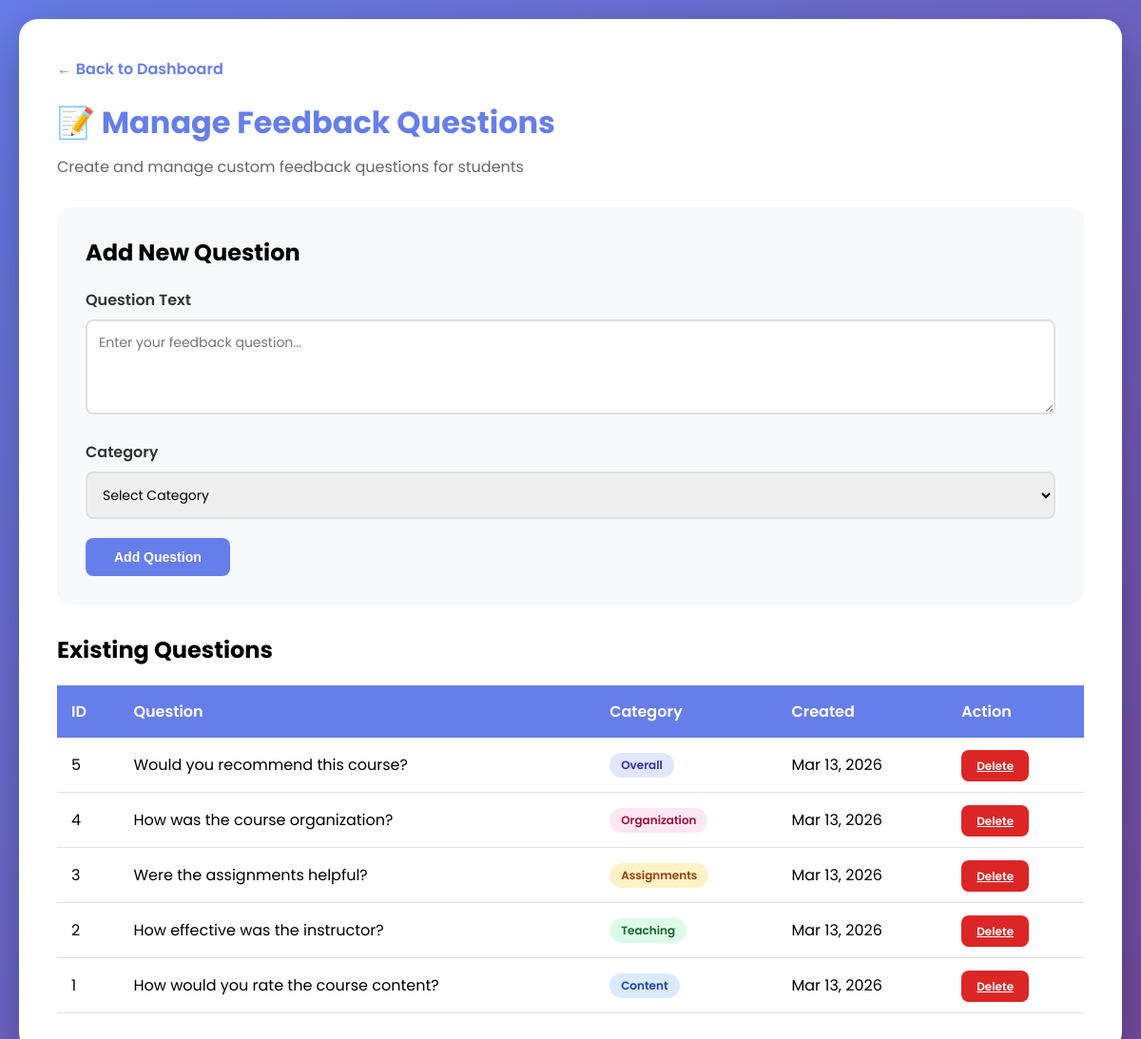
The app's page /admin_manage_questions.php (signed in) with its own data.
### tables this page shows
CREATE TABLE feedback_questions (
    question_id INT AUTO_INCREMENT PRIMARY KEY,
    question TEXT NOT NULL,
    category VARCHAR(50),
    created_at TIMESTAMP DEFAULT CURRENT_TIMESTAMP
);

### admin_manage_questions.php (the view, shortened to what this page needs)
<?php
include 'db.php';
$questions_query = "SELECT * FROM feedback_questions ORDER BY question_id DESC";
$questions_result = mysqli_query($conn, $questions_query);
?>
<!DOCTYPE html>
<html lang="en">
<head>
</head>
<body>
    <div class="container">
        <a href="dashboard_admin.php" class="back-link">← Back to Dashboard</a>
        <h1>📝 Manage Feedback Questions</h1>
        <p class="subtitle">Create and manage custom feedback questions for students</p>
        <div class="form-section">
            <h2 style="margin-bottom: 20px;">Add New Question</h2>
            <form method="POST">
                <div class="form-group">
                    <label>Question Text</label>
                    <textarea name="question" placeholder="Enter your feedback question..." required></textarea>
                </div>
                <div class="form-group">
                    <label>Category</label>
                    <select name="category" required>
                        <option value="">Select Category</option>
                    </select>
                </div>
                <button type="submit" name="add_question" class="btn btn-primary">Add Question</button>
            </form>
        </div>
        <h2>Existing Questions</h2>
        <table class="questions-table">
            <thead>
                <tr>
                    <th>ID</th>
                    <th>Question</th>
                    <th>Category</th>
                    <th>Created</th>
                    <th>Action</th>
                </tr>
            </thead>
            <tbody>
                <?php while($row = mysqli_fetch_assoc($questions_result)): ?>
                <tr>
                    <td><?php echo $row['question_id']; ?></td>
                    <td><?php echo htmlspecialchars($row['question']); ?></td>
                    <td>
                        <span class="badge badge-<?php echo strtolower($row['category']); ?>">
                            <?php echo $row['category']; ?>
                        </span>
                    </td>
                    <td><?php echo date('M d, Y', strtotime($row['created_at'])); ?></td>
                    <td>
                        <a href="?delete=<?php echo $row['question_id']; ?>"
                           class="btn btn-danger"
                           onclick="return confirm('Are you sure you want to delete this question?')">
                            Delete
                        </a>
                    </td>
                </tr>
                <?php endwhile; ?>
            </tbody>
        </table>
    </div>
</body>
</html>

### admin_manage_questions.php (style rules this page uses)
* { margin: 0; padding: 0; box-sizing: border-box; }
body { font-family: 'Poppins', sans-serif; background: linear-gradient(135deg, #667eea 0%, #764ba2 100%); min-height: 100vh; padding: 20px; }
.container { max-width: 1200px; margin: 0 auto; background: white; border-radius: 20px; padding: 40px; box-shadow: 0 20px 60px rgba(0,0,0,0.3); }
h1 { color: #667eea; margin-bottom: 10px; }
.subtitle { color: #666; margin-bottom: 30px; }
.back-link { display: inline-block; margin-bottom: 20px; color: #667eea; text-decoration: none; font-weight: 600; }
.form-section { background: #f8f9fa; padding: 30px; border-radius: 15px; margin-bottom: 30px; }
.form-group { margin-bottom: 20px; }
label { display: block; font-weight: 600; margin-bottom: 8px; color: #333; }
input[type="text"], select, textarea { width: 100%; padding: 12px; border: 2px solid #e0e0e0; border-radius: 8px; font-size: 14px; font-family: 'Poppins', sans-serif; }
textarea { min-height: 100px; resize: vertical; }
.btn { padding: 12px 30px; border: none; border-radius: 8px; font-weight: 600; cursor: pointer; font-size: 14px; transition: all 0.3s; }
.btn-primary { background: #667eea; color: white; }
.btn-danger { background: #dc2626; color: white; padding: 8px 16px; font-size: 12px; }
.questions-table { width: 100%; border-collapse: collapse; margin-top: 20px; }
.questions-table th { background: #667eea; color: white; padding: 15px; text-align: left; font-weight: 600; }
.questions-table td { padding: 15px; border-bottom: 1px solid #e0e0e0; }
.badge { display: inline-block; padding: 4px 12px; border-radius: 20px; font-size: 12px; font-weight: 600; }
.badge-content { background: #dbeafe; color: #1e40af; }
.badge-teaching { background: #dcfce7; color: #166534; }
.badge-assignments { background: #fef3c7; color: #92400e; }
.badge-organization { background: #fce7f3; color: #9f1239; }
.badge-overall { background: #e0e7ff; color: #3730a3; }

### records on screen
feedback_questions: question_id "5", question "Would you recommend this course?", category "Overall", created_at "Mar 13, 2026"
feedback_questions: question_id "4", question "How was the course organization?", category "Organization", created_at "Mar 13, 2026"
feedback_questions: question_id "3", question "Were the assignments helpful?", category "Assignments", created_at "Mar 13, 2026"
feedback_questions: question_id "2", question "How effective was the instructor?", category "Teaching", created_at "Mar 13, 2026"
feedback_questions: question_id "1", question "How would you rate the course content?", category "Content", created_at "Mar 13, 2026"
